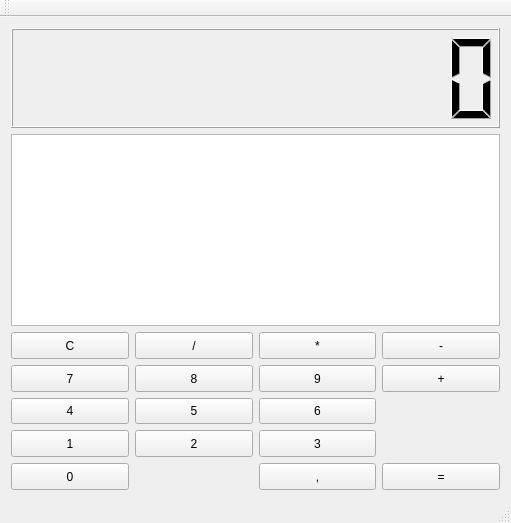
<?xml version="1.0" encoding="UTF-8"?>
<ui version="4.0">
 <class>MainWindow</class>
 <widget class="QMainWindow" name="MainWindow">
  <property name="geometry">
   <rect>
    <x>0</x>
    <y>0</y>
    <width>511</width>
    <height>523</height>
   </rect>
  </property>
  <property name="windowTitle">
   <string>MainWindow</string>
  </property>
  <widget class="QWidget" name="centralWidget">
   <layout class="QVBoxLayout" name="verticalLayout">
    <item>
     <widget class="QLCDNumber" name="lcdNumber">
      <property name="sizePolicy">
       <sizepolicy hsizetype="Expanding" vsizetype="Expanding">
        <horstretch>0</horstretch>
        <verstretch>0</verstretch>
       </sizepolicy>
      </property>
      <property name="maximumSize">
       <size>
        <width>16777215</width>
        <height>100</height>
       </size>
      </property>
      <property name="digitCount">
       <number>10</number>
      </property>
     </widget>
    </item>
    <item>
     <widget class="QTextBrowser" name="textBrowser"/>
    </item>
    <item>
     <layout class="QGridLayout" name="gridLayout">
      <item row="1" column="0">
       <widget class="QPushButton" name="B7">
        <property name="sizePolicy">
         <sizepolicy hsizetype="Expanding" vsizetype="Expanding">
          <horstretch>0</horstretch>
          <verstretch>0</verstretch>
         </sizepolicy>
        </property>
        <property name="text">
         <string>7</string>
        </property>
       </widget>
      </item>
      <item row="3" column="0">
       <widget class="QPushButton" name="B1">
        <property name="sizePolicy">
         <sizepolicy hsizetype="Expanding" vsizetype="Expanding">
          <horstretch>0</horstretch>
          <verstretch>0</verstretch>
         </sizepolicy>
        </property>
        <property name="text">
         <string>1</string>
        </property>
       </widget>
      </item>
      <item row="0" column="0">
       <widget class="QPushButton" name="BClear">
        <property name="sizePolicy">
         <sizepolicy hsizetype="Expanding" vsizetype="Expanding">
          <horstretch>0</horstretch>
          <verstretch>0</verstretch>
         </sizepolicy>
        </property>
        <property name="text">
         <string>C</string>
        </property>
       </widget>
      </item>
      <item row="2" column="0">
       <widget class="QPushButton" name="B4">
        <property name="sizePolicy">
         <sizepolicy hsizetype="Expanding" vsizetype="Expanding">
          <horstretch>0</horstretch>
          <verstretch>0</verstretch>
         </sizepolicy>
        </property>
        <property name="text">
         <string>4</string>
        </property>
       </widget>
      </item>
      <item row="4" column="0">
       <widget class="QPushButton" name="B0">
        <property name="sizePolicy">
         <sizepolicy hsizetype="Expanding" vsizetype="Expanding">
          <horstretch>0</horstretch>
          <verstretch>0</verstretch>
         </sizepolicy>
        </property>
        <property name="text">
         <string>0</string>
        </property>
       </widget>
      </item>
      <item row="0" column="1">
       <widget class="QPushButton" name="BDiv">
        <property name="sizePolicy">
         <sizepolicy hsizetype="Expanding" vsizetype="Expanding">
          <horstretch>0</horstretch>
          <verstretch>0</verstretch>
         </sizepolicy>
        </property>
        <property name="text">
         <string>/</string>
        </property>
       </widget>
      </item>
      <item row="1" column="1">
       <widget class="QPushButton" name="B8">
        <property name="sizePolicy">
         <sizepolicy hsizetype="Expanding" vsizetype="Expanding">
          <horstretch>0</horstretch>
          <verstretch>0</verstretch>
         </sizepolicy>
        </property>
        <property name="text">
         <string>8</string>
        </property>
       </widget>
      </item>
      <item row="2" column="1">
       <widget class="QPushButton" name="B5">
        <property name="sizePolicy">
         <sizepolicy hsizetype="Expanding" vsizetype="Expanding">
          <horstretch>0</horstretch>
          <verstretch>0</verstretch>
         </sizepolicy>
        </property>
        <property name="text">
         <string>5</string>
        </property>
       </widget>
      </item>
      <item row="3" column="1">
       <widget class="QPushButton" name="B2">
        <property name="sizePolicy">
         <sizepolicy hsizetype="Expanding" vsizetype="Expanding">
          <horstretch>0</horstretch>
          <verstretch>0</verstretch>
         </sizepolicy>
        </property>
        <property name="text">
         <string>2</string>
        </property>
       </widget>
      </item>
      <item row="0" column="2">
       <widget class="QPushButton" name="BMul">
        <property name="sizePolicy">
         <sizepolicy hsizetype="Expanding" vsizetype="Expanding">
          <horstretch>0</horstretch>
          <verstretch>0</verstretch>
         </sizepolicy>
        </property>
        <property name="text">
         <string>*</string>
        </property>
       </widget>
      </item>
      <item row="1" column="2">
       <widget class="QPushButton" name="B9">
        <property name="sizePolicy">
         <sizepolicy hsizetype="Expanding" vsizetype="Expanding">
          <horstretch>0</horstretch>
          <verstretch>0</verstretch>
         </sizepolicy>
        </property>
        <property name="text">
         <string>9</string>
        </property>
       </widget>
      </item>
      <item row="2" column="2">
       <widget class="QPushButton" name="B6">
        <property name="sizePolicy">
         <sizepolicy hsizetype="Expanding" vsizetype="Expanding">
          <horstretch>0</horstretch>
          <verstretch>0</verstretch>
         </sizepolicy>
        </property>
        <property name="text">
         <string>6</string>
        </property>
       </widget>
      </item>
      <item row="3" column="2">
       <widget class="QPushButton" name="B3">
        <property name="sizePolicy">
         <sizepolicy hsizetype="Expanding" vsizetype="Expanding">
          <horstretch>0</horstretch>
          <verstretch>0</verstretch>
         </sizepolicy>
        </property>
        <property name="text">
         <string>3</string>
        </property>
       </widget>
      </item>
      <item row="0" column="3">
       <widget class="QPushButton" name="BSubs">
        <property name="sizePolicy">
         <sizepolicy hsizetype="Expanding" vsizetype="Expanding">
          <horstretch>0</horstretch>
          <verstretch>0</verstretch>
         </sizepolicy>
        </property>
        <property name="text">
         <string>-</string>
        </property>
       </widget>
      </item>
      <item row="1" column="3">
       <widget class="QPushButton" name="BAdd">
        <property name="sizePolicy">
         <sizepolicy hsizetype="Expanding" vsizetype="Expanding">
          <horstretch>0</horstretch>
          <verstretch>0</verstretch>
         </sizepolicy>
        </property>
        <property name="text">
         <string>+</string>
        </property>
       </widget>
      </item>
      <item row="4" column="3">
       <widget class="QPushButton" name="BEqual">
        <property name="sizePolicy">
         <sizepolicy hsizetype="Expanding" vsizetype="Expanding">
          <horstretch>0</horstretch>
          <verstretch>0</verstretch>
         </sizepolicy>
        </property>
        <property name="text">
         <string>=</string>
        </property>
       </widget>
      </item>
      <item row="4" column="2">
       <widget class="QPushButton" name="BDot">
        <property name="sizePolicy">
         <sizepolicy hsizetype="Expanding" vsizetype="Expanding">
          <horstretch>0</horstretch>
          <verstretch>0</verstretch>
         </sizepolicy>
        </property>
        <property name="text">
         <string>,</string>
        </property>
       </widget>
      </item>
     </layout>
    </item>
   </layout>
  </widget>
  <widget class="QMenuBar" name="menuBar">
   <property name="geometry">
    <rect>
     <x>0</x>
     <y>0</y>
     <width>511</width>
     <height>21</height>
    </rect>
   </property>
  </widget>
  <widget class="QToolBar" name="mainToolBar">
   <attribute name="toolBarArea">
    <enum>TopToolBarArea</enum>
   </attribute>
   <attribute name="toolBarBreak">
    <bool>false</bool>
   </attribute>
  </widget>
  <widget class="QStatusBar" name="statusBar"/>
 </widget>
 <layoutdefault spacing="6" margin="11"/>
 <resources/>
 <connections/>
</ui>
